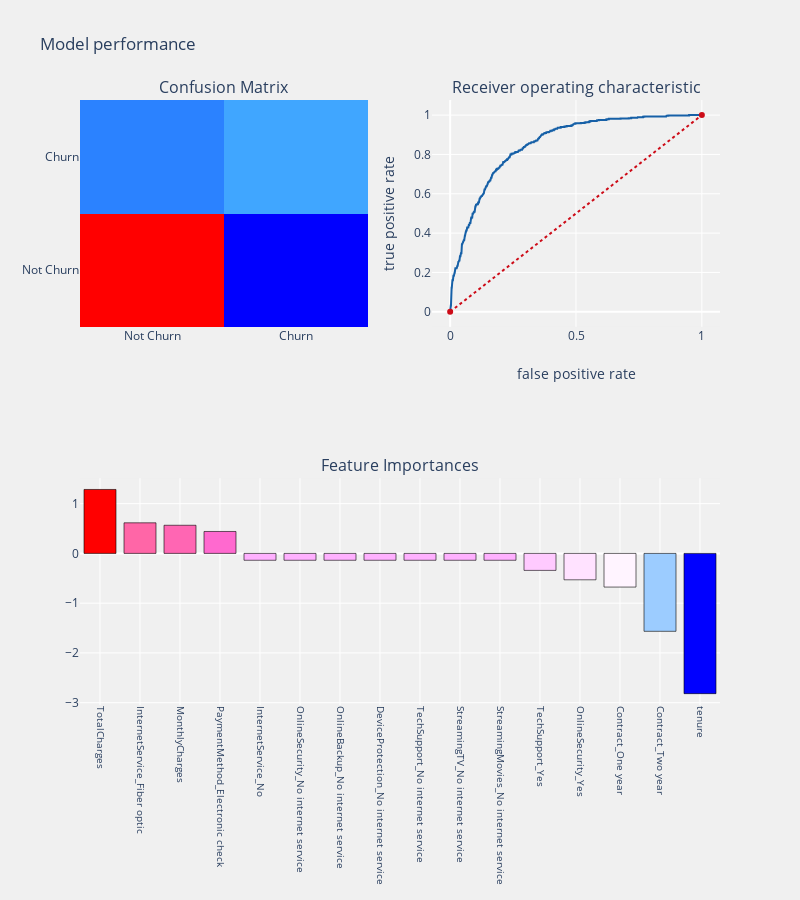

Notebook cell for this chart:
### Code cell
logistic_reg = LogisticRegression(C=1.0, class_weight=None, dual=False, fit_intercept=True,
          intercept_scaling=1, max_iter=100, multi_class='ovr', n_jobs=1,
          penalty='l2', random_state=None, solver='liblinear', tol=0.0001,
          verbose=0, warm_start=False)

prediction(logistic_reg,X_train, X_test, y_train, y_test,cols,"coefficients",threshold_plot = True)

### Figure 1 — Plotly figure (JSON) as saved in the notebook; plotly's stock layout.template omitted (floating-point values rounded to 4 significant figures; data arrays with more than 128 entries replaced by an {"elided": "..."} marker saying what was removed)
{"data": [{"colorscale": [[0, "rgb(0,0,255)"], [0.1, "rgb(51,153,255)"], [0.2, "rgb(102,204,255)"], [0.3, "rgb(153,204,255)"], [0.4, "rgb(204,204,255)"], [0.5, "rgb(255,255,255)"], [0.6, "rgb(255,204,255)"], [0.7, "rgb(255,153,255)"], [0.8, "rgb(255,102,204)"], [0.9, "rgb(255,102,102)"], [1, "rgb(255,0,0)"]], "name": "matrix", "showscale": false, "type": "heatmap", "x": ["Not Churn", "Churn"], "xaxis": "x", "y": ["Not Churn", "Churn"], "yaxis": "y", "z": [[1381, 158], [262, 312]]}, {"line": {"color": "rgb(22, 96, 167)", "width": 2}, "name": "Roc : 0.7204449696961464", "type": "scatter", "x": {"elided": "581 float values"}, "xaxis": "x2", "y": {"elided": "581 float values"}, "yaxis": "y2"}, {"line": {"color": "rgb(205, 12, 24)", "dash": "dot", "width": 2}, "type": "scatter", "x": [0, 1], "xaxis": "x2", "y": [0, 1], "yaxis": "y2"}, {"marker": {"color": [1.284, 0.6143, 0.5652, 0.4404, -0.1384, -0.1384, -0.1384, -0.1384, -0.1384, -0.1384, -0.1384, -0.3416, -0.5307, -0.6766, -1.566, -2.818], "colorscale": [[0, "rgb(0,0,255)"], [0.1, "rgb(51,153,255)"], [0.2, "rgb(102,204,255)"], [0.3, "rgb(153,204,255)"], [0.4, "rgb(204,204,255)"], [0.5, "rgb(255,255,255)"], [0.6, "rgb(255,204,255)"], [0.7, "rgb(255,153,255)"], [0.8, "rgb(255,102,204)"], [0.9, "rgb(255,102,102)"], [1, "rgb(255,0,0)"]], "line": {"color": "black", "width": 0.6}}, "name": "coefficients", "type": "bar", "x": ["TotalCharges", "InternetService_Fiber optic", "MonthlyCharges", "PaymentMethod_Electronic check", "InternetService_No", "OnlineSecurity_No internet service", "OnlineBackup_No internet service", "DeviceProtection_No internet service", "TechSupport_No internet service", "StreamingTV_No internet service", "StreamingMovies_No internet service", "TechSupport_Yes", "OnlineSecurity_Yes", "Contract_One year", "Contract_Two year", "tenure"], "xaxis": "x3", "y": [1.284, 0.6143, 0.5652, 0.4404, -0.1384, -0.1384, -0.1384, -0.1384, -0.1384, -0.1384, -0.1384, -0.3416, -0.5307, -0.6766, -1.566, -2.818], "yaxis": "y3"}], "layout": {"annotations": [{"font": {"size": 16}, "showarrow": false, "text": "Confusion Matrix", "x": 0.225, "xanchor": "center", "xref": "paper", "y": 1, "yanchor": "bottom", "yref": "paper"}, {"font": {"size": 16}, "showarrow": false, "text": "Receiver operating characteristic", "x": 0.775, "xanchor": "center", "xref": "paper", "y": 1, "yanchor": "bottom", "yref": "paper"}, {"font": {"size": 16}, "showarrow": false, "text": "Feature Importances", "x": 0.5, "xanchor": "center", "xref": "paper", "y": 0.375, "yanchor": "bottom", "yref": "paper"}], "autosize": false, "height": 900, "margin": {"b": 195}, "paper_bgcolor": "rgba(240,240,240, 0.95)", "plot_bgcolor": "rgba(240,240,240, 0.95)", "showlegend": false, "title": {"text": "Model performance"}, "width": 800, "xaxis": {"anchor": "y", "domain": [0, 0.45]}, "xaxis2": {"anchor": "y2", "domain": [0.55, 1], "title": {"text": "false positive rate"}}, "xaxis3": {"anchor": "y3", "domain": [0, 1], "showgrid": true, "tickangle": 90, "tickfont": {"size": 10}}, "yaxis": {"anchor": "x", "domain": [0.625, 1]}, "yaxis2": {"anchor": "x2", "domain": [0.625, 1], "title": {"text": "true positive rate"}}, "yaxis3": {"anchor": "x3", "domain": [0, 0.375]}}}
